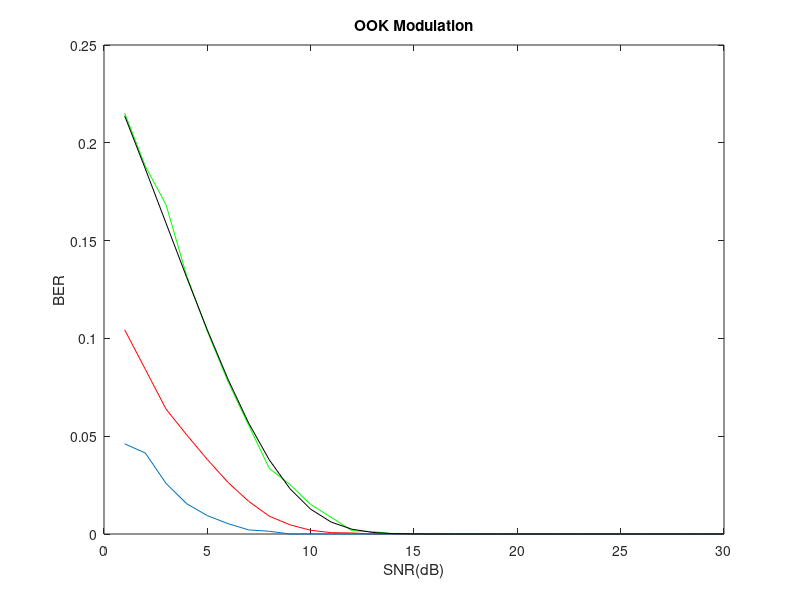

Source code (MATLAB):
clc
clear all
close all
N = 10000;
A = 1;
Bin_Seq = (randi([0 1],1,N));
max_SNR = 30;
Mod = zeros(1,N); 
DMod = zeros(1,N);
BER = zeros(1,max_SNR);
BERt = zeros(1,max_SNR);
BER_channel_coding6 = zeros(1,max_SNR);
BER_channel_coding3 = zeros(1,max_SNR);
%------- Channel coding using repetition ------------
channelcoding3 = repelem(Bin_Seq,3);
channelcoding6 = repelem(Bin_Seq,6);
%-------------------------------------------------------
Rx = [];
for i = 1:N
    if Bin_Seq(i) ==1
        Mod(i) = A;
    end
end
P_signal = 1 ;
T = (A+0)/2;
for i = 1:max_SNR
    p_noise = P_signal ./ (2*(10.^ (i/10)));
    noise = sqrt(p_noise) .* [randn(1,N)+j*randn(1,N)];
    Rx = Mod + noise;
    for k = 1:N
        if real(Rx(k)) > T
           Rx(k) = 1;
        else
            Rx(k)= 0;
        end
    end
    noise_channelcoding3 = sqrt(p_noise) .* [randn(1,length(channelcoding3))+j*randn(1,length(channelcoding3))];
    decoded3 = real(channelcoding3 + noise_channelcoding3);
    decoded3 = reshape(decoded3,[3,N]).';
    decoded3 = floor(sum(decoded3,2)).';
    decoded3(find(decoded3<2.0))=0;
    decoded3(find(decoded3>=2.0))=1;
    noise_channelcoding6 = sqrt(p_noise) .* [randn(1,length(channelcoding6))+j*randn(1,length(channelcoding6))];
    decoded6 = real(channelcoding6 + noise_channelcoding6);
    decoded6 = reshape(decoded6,[6,N]).';
    decoded6 = floor(sum(decoded6,2)).';
    decoded6(find(decoded6<4.0))=0;
    decoded6(find(decoded6>=4.0))=1;
    BER_channel_coding6(i) = sum(abs(decoded6 - Bin_Seq))/N;
    BER_channel_coding3(i) = sum(abs(decoded3 - Bin_Seq))/N;
    BER(i) = sum(abs(Rx - Bin_Seq))/N;
    BERt(i) = (1/2)*erfc(sqrt(10^(i/10)/(2*2)));
end
figure()
plot([1:1:max_SNR],BER,'green')
xlabel('SNR(dB)')
ylabel('BER')
title("OOK Modulation")
hold on
plot([1:1:max_SNR],BER_channel_coding3,'red')
hold on
plot([1:1:max_SNR],BER_channel_coding6)
hold on 
plot([1:1:max_SNR],BERt,'black') 